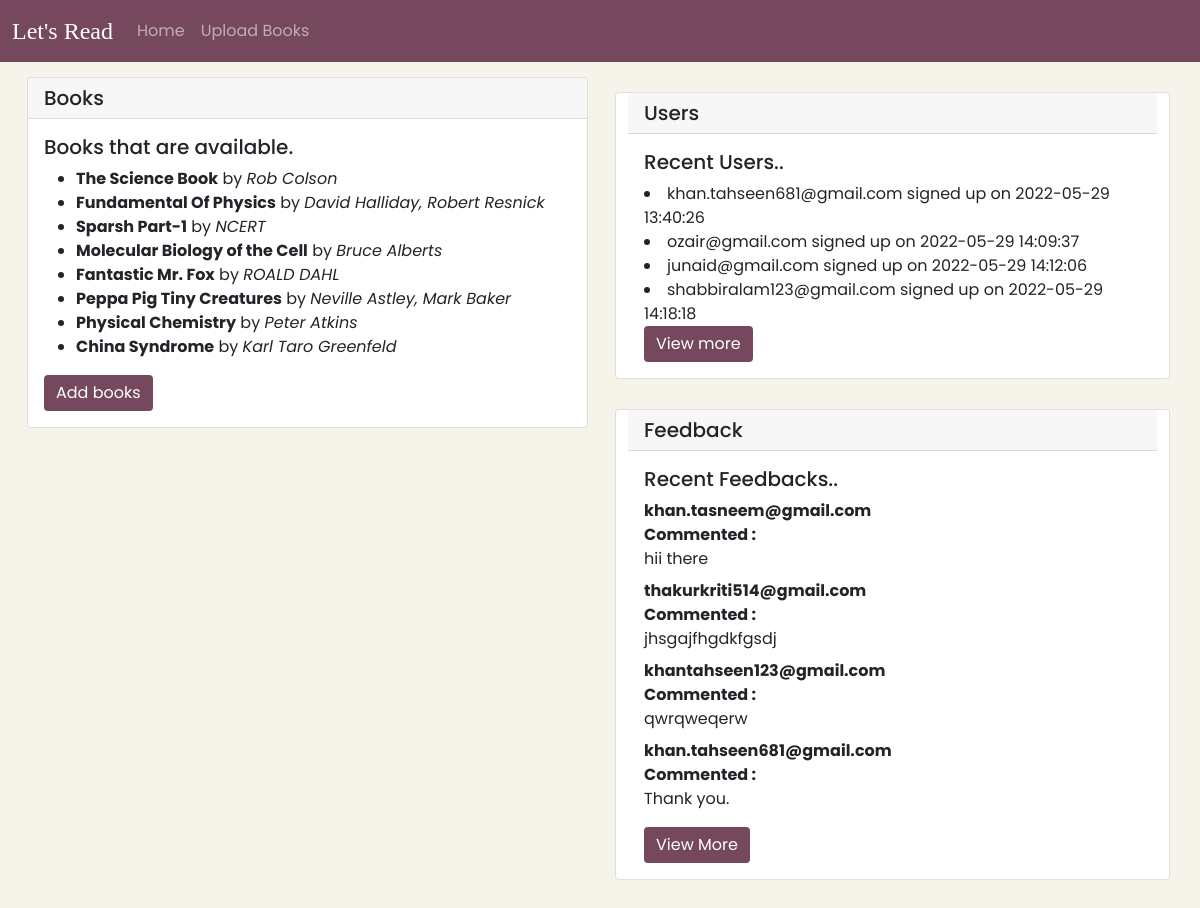
The app's page /admin.php with its own data.
### tables this page shows
CREATE TABLE `books` (
  `book_id` int(25) NOT NULL,
  `book_name` varchar(30) NOT NULL,
  `author` varchar(30) NOT NULL,
  `publisher` varchar(30) NOT NULL,
  `publishing_date` year(4) NOT NULL,
  `sub_id` int(25) NOT NULL,
  `cat_id` int(25) NOT NULL,
  `ratings` int(5) NOT NULL,
  `isbn` varchar(13) NOT NULL,
  `total_pages` int(25) NOT NULL,
  `book_file_url` varchar(256) NOT NULL,
  `book_cover_url` varchar(256) NOT NULL
);

CREATE TABLE `user` (
  `user_id` int(25) NOT NULL,
  `password` varchar(30) NOT NULL,
  `first_name` varchar(20) NOT NULL,
  `last_name` varchar(20) NOT NULL,
  `phone` varchar(30) NOT NULL,
  `signup_date` datetime NOT NULL DEFAULT current_timestamp(),
  `email_id` varchar(30) NOT NULL,
  `role` varchar(25) NOT NULL
);

CREATE TABLE `feedback` (
  `feed_id` int(30) NOT NULL,
  `name` varchar(30) NOT NULL,
  `email` varchar(30) NOT NULL,
  `comments` text NOT NULL,
  `feedback_type` text NOT NULL
);

### admin.php (the view, shortened to what this page needs)
<?php include './partials/connection.php';?>
<!DOCTYPE html>
<html lang="en">
<head>
     <link href="https://cdn.jsdelivr.net/npm/bootstrap@5.1.3/dist/css/bootstrap.min.css" rel="stylesheet"
>
    <link rel="stylesheet" href="stylesheet/style.css">
</head>
<body>
<nav class="navbar navbar-expand-lg navbar-dark bglavender">
        <div class="container-fluid">
            <a class="navbar-brand page-name" href="index.php">Let's Read</a>
            <div class="collapse navbar-collapse" id="navbarSupportedContent">
                <ul class="navbar-nav me-auto mb-2 mb-lg-0">
                    <li class="nav-item">
                        <a class="nav-link" aria-current="page" href="index.php">Home</a>
                    </li>
                    <li class="nav-item">
                        <a class="nav-link" href="partials/create_book.php">Upload Books</a>
                    </li>
                </ul>
            </div>
        </div>
</nav>
<div class="container-fluid">
    <div class="row">
    <div class="col-sm-6">
        <div class="card">
        <h5 class="card-header">Books</h5>
        <div class="card-body">
            <h5 class="card-title">Books that are available.</h5>
            <ul>
                <?php
                    $sql= "(SELECT * FROM books ORDER BY book_id DESC LIMIT 8) ORDER BY book_id ASC;";
                        $result = mysqli_query($conn,$sql);
                        if(mysqli_num_rows($result) > 0){
                            while($row = mysqli_fetch_assoc($result)){
                                echo "<li>" ."<b>". $row['book_name'] . "</b>" . " by ". "<i>" . $row['author'] ."</i>"."</li>";
                            }
                        }
                    ?>
            </ul>
            <a href="http://localhost/library/library/partials/create_book.php" class="btn btn-primary">Add books</a>
        </div>
        </div>
    </div>
    <div class="col-sm-6">
        <div class="row">
            <div class="card">
                <h5 class="card-header">Users</h5>
                <div class="card-body">
                    <h5 class="card-title">Recent Users..</h5>
                    <?php
                        $query= "(SELECT * FROM `user` ORDER BY user_id DESC LIMIT 4) ORDER BY user_id ASC;";
                        $result_query = mysqli_query($conn,$query);
                        if(mysqli_num_rows($result_query)>0){
                            while($user_row = mysqli_fetch_assoc($result_query)){
                                echo "<li>" . $user_row['email_id'] . " signed up on " . $user_row['signup_date'] . "</li>";
                            }
                        }
                    ?>
                    <a href="http://localhost/library/library/partials/user_details.php" class="btn btn-primary">View more</a>
                </div>
            </div>
        </div>
        <div class="row">
            <div class="card">
                <h5 class="card-header">Feedback</h5>
                <div class="card-body">
                    <h5 class="card-title">Recent Feedbacks..</h5>
                    <dl>
                    <?php
                        $query1="(SELECT * FROM `feedback` ORDER BY feed_id DESC LIMIT 4) ORDER BY feed_id ASC;";
                        $result_query1 = mysqli_query($conn,$query1) ;
                        if(mysqli_num_rows($result_query1)>0){
                            while($feed_row = mysqli_fetch_assoc($result_query1)){
                                echo "<dt>" . $feed_row['email'] . "<br> Commented : </dt>"  ."<dd>" . $feed_row['comments'] . "</dd>" ;
                            }
                        }
                    ?>
                    </dl>
                    <a href="http://localhost/library/library/partials/feedback_list.php" class="btn btn-primary">View More</a>
                </div>
            </div>
        </div>
    </div>
    </div>
</div>
</body>
</html>

### stylesheet/style.css (style rules this page uses)
* { margin: 0; padding: 0; outline: none; box-sizing: border-box; font-family: 'Poppins', sans-serif; }
.page-name { font-family: 'Brush script STD', cursive ; font-size: 3vh; }
body { background-size: cover; }
.bglavender { background-color: #75485E; }
.btn-primary, .btn-primary:active, .btn-primary:visited { background-color: #75485E !important; border:#75485E !important; }
.row { padding: 15px; }
body { font-family: 'Montserrat', sans-serif; background-color: #f6f3ea; }

### records on screen
books: book_name "The Science Book", author "Rob Colson"
books: book_name "Fundamental Of Physics", author "David Halliday, Robert Resnick"
books: book_name "Sparsh Part-1", author "NCERT"
books: book_name "Molecular Biology of the Cell", author "Bruce Alberts"
books: book_name "Fantastic Mr. Fox", author "ROALD DAHL"
books: book_name "Peppa Pig Tiny Creatures", author "Neville Astley, Mark Baker"
books: book_name "Physical Chemistry", author "Peter Atkins"
books: book_name "China Syndrome", author "Karl Taro Greenfeld"
user: email "khan.tahseen681@gmail.com", signup_date "2022-05-29 13:40:26"
user: email "ozair@gmail.com", signup_date "2022-05-29 14:09:37"
user: email "junaid@gmail.com", signup_date "2022-05-29 14:12:06"
user: email "shabbiralam123@gmail.com", signup_date "2022-05-29 14:18:18"
feedback: email "khan.tasneem@gmail.com", comments "hii there"
feedback: email "thakurkriti514@gmail.com", comments "jhsgajfhgdkfgsdj"
feedback: email "khantahseen123@gmail.com", comments "qwrqweqerw"
feedback: email "khan.tahseen681@gmail.com", comments "Thank you."
